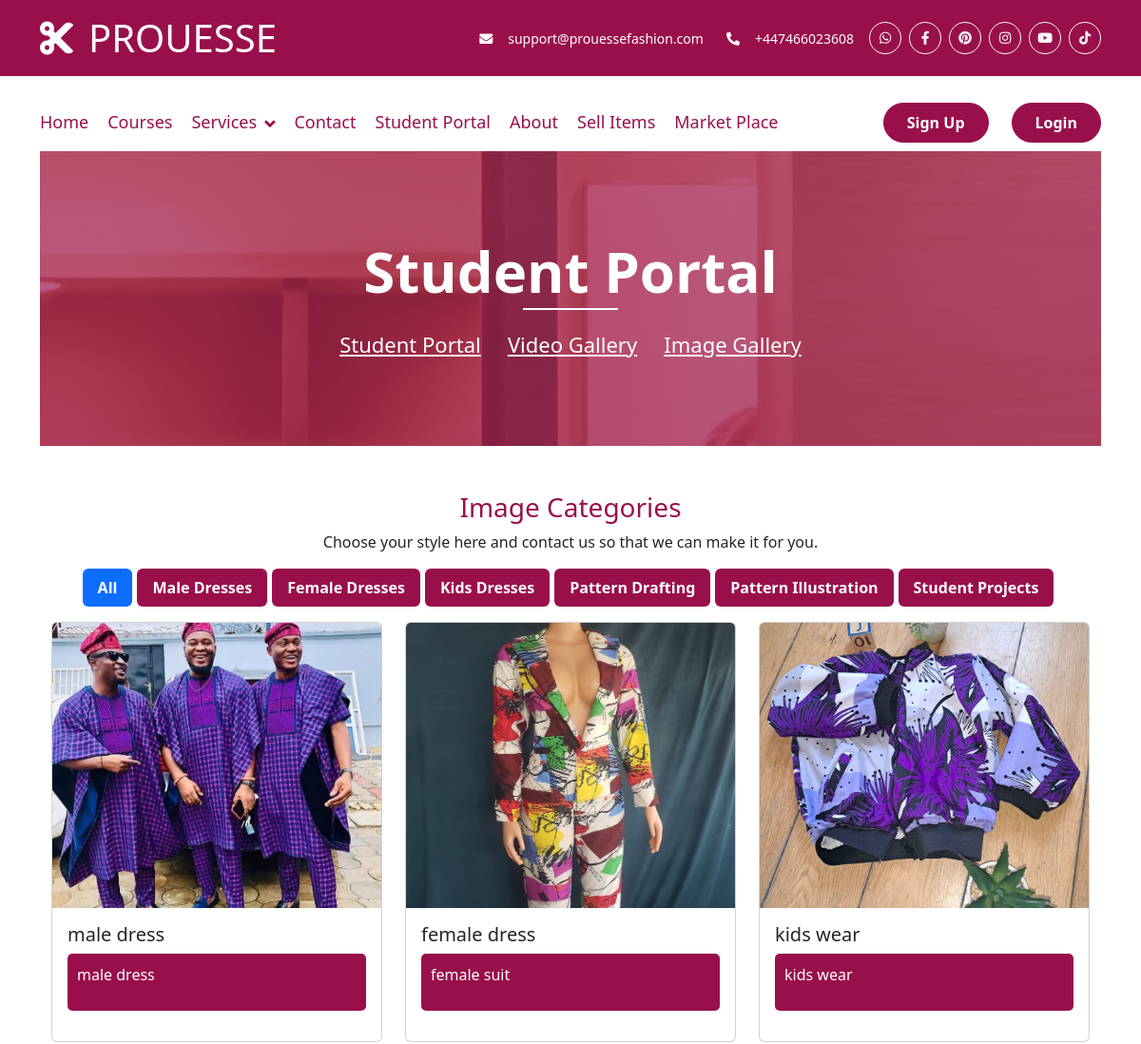
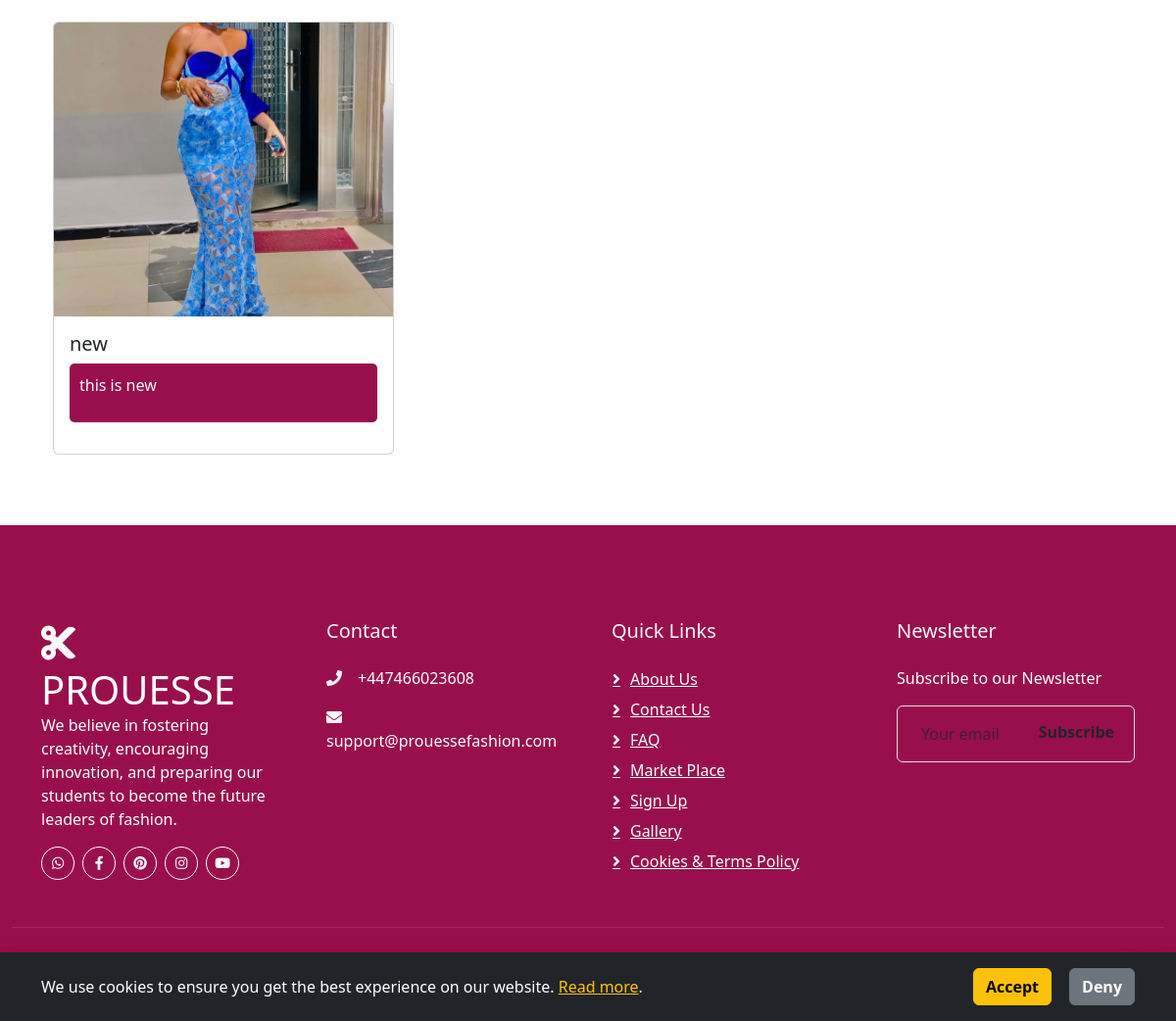
The app's page /gallery/image-gallery/ with its own data (2 pictures, top to bottom).
### gallery/models.py (models this page shows, shortened)
class Category(models.Model):
    name = models.CharField(max_length=100)

class Image(models.Model):
    title = models.CharField(max_length=200)
    image = models.ImageField(upload_to='images/')
    description = models.TextField()
    category = models.ForeignKey(Category, related_name='images', on_delete=models.CASCADE)
    created_at = models.DateTimeField(auto_now_add=True)

### gallery/views.py (the view)
# urls.py: path('image-gallery/', views.image_gallery, name='image_gallery'),
def image_gallery(request):
    categories = Category.objects.all()
    images = Image.objects.all()
    return render(request, 'gallery/image_gallery.html', {'categories': categories, 'images': images})

### gallery/templates/gallery/image_gallery.html (shortened to what this page needs)
{% extends "core/base.html" %}
{% load static %}
{% block content %}
<div class="page-header">
    <div class="container">
        <div class="row">
            <div class="col-12">
                <h2>Student Portal</h2>
            </div>
            <div class="col-12">
                <a href="{% url 'core:student_portal' %}">Student Portal</a>
                <a href="{% url 'gallery:gallery' %}">Video Gallery</a>
                <a href="{% url 'gallery:image_gallery' %}">Image Gallery</a>
            </div>
        </div>
    </div>
</div>
<div class="container mt-5">
    <h3 class="text-center text-custom">Image Categories</h3>
    <p class="text-center">Choose your style here and contact us so that we can make it for you.</p>
    <ul id="category-tabs" class="nav nav-pills mb-3 justify-content-center">
        <li class="nav-item">
            <a class="nav-link active btn btn-sm custom-btn-color" data-toggle="tab" href="#all">All</a>
        </li>
        {% for category in categories %}
        <li class="nav-item">
            <a class="nav-link btn btn-sm custom-btn-color" data-toggle="tab" href="#category{{ category.id }}">{{ category.name }}</a>
        </li>
        {% endfor %}
    </ul>
    <div class="tab-content">
        <div id="all" class="tab-pane fade show active">
            <div class="row">
                {% for image in images %}
                <div class="col-lg-4 col-md-6 mb-4">
                    <div class="card h-100">
                        <div class="image-container">
                            <img src="{{ image.image.url }}" class="card-img-top img-fluid" alt="{{ image.title }}">
                        </div>
                        <div class="card-body">
                            <h5 class="card-title">{{ image.title }}</h5>
                            <p style="height: 60px; overflow: hidden; background-color: #990f4b; color: white; padding: 10px; border-radius: 5px;" class="card-text">{{ image.description }}</p>
                        </div>
                    </div>
                </div>
                {% endfor %}
            </div>
        </div>
    </div>
</div>
{% endblock %}

### core/templates/core/base.html (shortened to what this page needs)
<!doctype html>
{% load static %}
<html lang="en">
<head>
  <link rel="stylesheet" href="https://cdnjs.cloudflare.com/ajax/libs/font-awesome/4.7.0/css/font-awesome.min.css">
  <link rel="stylesheet" href="https://use.fontawesome.com/releases/v5.15.4/css/all.css"/>
  <link href="https://cdn.jsdelivr.net/npm/tailwindcss@2.2.19/dist/tailwind.min.css" rel="stylesheet">
  <link rel="stylesheet" href="/static/css/bootstrap.min.css">
  <link rel="stylesheet" href="/static/css/boxicons.min.css">
  <link rel="stylesheet" href="/static/css/owl.carousel.min.css">
  <link rel="stylesheet" href="/static/css/owl.theme.default.min.css">
<link rel="stylesheet" type="text/css" href="{% static 'css/custom_admin.css' %}">
  <link rel="stylesheet" href="/static/css/icons.css">
  <link rel="stylesheet" href="/static/css/style.css">
</head>
<body data-bs-spy="scroll" data-bs-target=".navbar">
  {% include 'core/navbar.html' %}
  <div class="container content-container">
    {% block content %}
    {% endblock %}
  </div>
  <div class="container-fluid bg footer mt-5 pt-5 wow fadeIn" data-wow-delay="0.1s">
    <div class="container py-5">
      <div class="row g-5">
        <div class="col-lg-3 col-md-6">
          <h1 class="m-0"><i class="fa fa-scissors me-3"></i>PROUESSE</h1>
          <p>We believe in fostering creativity, encouraging innovation, and preparing our students to become the future leaders of fashion.</p>
          <div class="col-auto">
            <div class="row gx-0">
              <a class="btn btn-sm btn-outline-light btn-sm-square rounded-circle me-2" href=""><i class="fab fa-whatsapp fw-normal"></i></a>
              <a class="btn btn-sm btn-outline-light btn-sm-square rounded-circle me-2" href=""><i class="fab fa-facebook-f fw-normal"></i></a>
              <a class="btn btn-sm btn-outline-light btn-sm-square rounded-circle me-2" href=""><i class="fab fa-pinterest fw-normal"></i></a>
              <a class="btn btn-sm btn-outline-light btn-sm-square rounded-circle me-2" href=""><i class="fab fa-instagram fw-normal"></i></a>
              <a class="btn btn-sm btn-outline-light btn-sm-square" href=""><i class="fab fa-youtube fw-normal"></i></a>
            </div>
          </div>
        </div>
        <div class="col-lg-3 col-md-6">
          <h5 class="text-light mb-4">Contact</h5>
          <p><i class="fa fa-phone me-3"></i>+447466023608</p>
          <p><i class="fa fa-envelope me-3"></i>support@prouessefashion.com</p>
        </div>
        <div class="col-lg-3 col-md-6">
          <h5 class="text-light mb-4">Quick Links</h5>
          <a class="btn btn-link" href="{% url 'core:about' %}">About Us</a>
          <a class="btn btn-link" href="{% url 'core:contact' %}">Contact Us</a>
          <a class="btn btn-link" href="{% url 'core:faq' %}">FAQ</a>
          <a class="btn btn-link" href="{% url 'item:items' %}">Market Place</a>
          <a class="btn btn-link" href="{% url 'core:signup' %}">Sign Up</a>
          <a class="btn btn-link" href="{% url 'gallery:image_gallery' %}">Gallery</a>
          <a class="btn btn-link" href="{% url 'core:terms_and_conditions' %}">Cookies & Terms Policy</a>
        </div>
        <div class="col-lg-3 col-md-6">
          <h5 class="text-light mb-4">Newsletter</h5>
          <p>Subscribe to our Newsletter</p>
          <div class="position-relative mx-auto" style="max-width: 400px">
            <input class="form-control bg-transparent w-100 py-3 ps-4 pe-5" type="text" placeholder="Your email"/>
            <button type="button" class="btn btn-brand position-absolute top-0 end-0 mt-2 me-2">Subscribe</button>
          </div>
        </div>
      </div>
    </div>
    <div class="container-fluid copyright">
      <div class="container">
        <div class="row">
          <div class="col-md-6 text-center text-md-start mb-3 mb-md-0">
            &copy; <a href="#">PROUESSE</a>, All Right Reserved.
          </div>
          <div class="col-md-6 text-center text-md-end">
            Designed By <a href="https://cipherknights.biz">Cipher Knights</a>
            <br />Contact us at: <a href="mailto:support@cipherKnights.com" class="email-link">support@cipherKnights.com</a>
          </div>
        </div>
      </div>
    </div>
  </div>
<div id="cookie-consent-banner" class="bg-dark text-white p-3 fixed-bottom">
  <div class="container d-flex justify-content-between align-items-center">
      <p class="mb-0">We use cookies to ensure you get the best experience on our website.
          <a href="{% url 'core:cookies' %}" id="read-more" class="text-warning">Read more</a>.
      </p>
      <div class="cookie-buttons">
          <button id="accept-cookies" onclick="acceptCookies()" class="btn btn-warning me-2">Accept</button>
          <button id="deny-cookies" onclick="denyCookies()" class="btn btn-secondary">Deny</button>
      </div>
  </div>
</div>
  <a href="#" class="btn btn-primary btn-primary-outline-0 btn-md-square back-to-top"></a>
</body>
</html>

### core/templates/core/navbar.html (shortened to what this page needs)
{% load static %}
{% block content %}
{% load static %}
<div class="container-fluid bg-primary text-white d-none d-lg-flex" style="margin-bottom: 20px;">
    <div class="container py-3">
        <div class="d-flex align-items-center">
            <a href="{% url 'core:index' %}" style="text-decoration: none; color: white;">
                <h1 class="m-0" style="color: inherit;">
                    <i class="fa fa-scissors me-3" style="color: inherit;"></i>PROUESSE
                </h1>
            </a>
            <div class="ms-auto d-flex align-items-center">
                <small class="ms-4"><i class="fa fa-envelope me-3"></i>support@prouessefashion.com</small>
                <small class="ms-4"><i class="fa fa-phone-alt me-3"></i>+447466023608</small>
                <div class="ms-3 d-flex">
                    <a class="btn btn-sm btn-outline-light btn-sm-square rounded-circle me-2" href=""><i class="fab fa-whatsapp fw-normal"></i></a>
                    <a class="btn btn-sm btn-outline-light btn-sm-square rounded-circle me-2" href=""><i class="fab fa-facebook-f fw-normal"></i></a>
                    <a class="btn btn-sm btn-outline-light btn-sm-square rounded-circle me-2" href=""><i class="fab fa-pinterest fw-normal"></i></a>
                    <a class="btn btn-sm btn-outline-light btn-sm-square rounded-circle me-2" href=""><i class="fab fa-instagram fw-normal"></i></a>
                    <a class="btn btn-sm btn-outline-light btn-sm-square rounded-circle me-2" href=""><i class="fab fa-youtube fw-normal"></i></a>
                    <a class="btn btn-sm btn-outline-light btn-sm-square" href=""><i class="fab fa-tiktok fw-normal"></i></a>
                </div>
            </div>
        </div>
    </div>
</div>
<div class="container-fluid bg-white sticky-top">
    <div class="container">
        <nav class="navbar navbar-expand-lg bg-white navbar-light p-lg-0">
            <div class="collapse navbar-collapse" id="navbarCollapse">
                <div class="navbar-nav">
                    <a href="{% url 'core:index' %}" class="nav-item nav-link {% if request.path == '/' %}active{% endif %}">Home</a>
                    <a href="{% url 'core:courses' %}" class="nav-item nav-link {% if request.path == '/courses/' %}active{% endif %}">Courses</a>
                    <div class="nav-item dropdown">
                        <a href="#" class="nav-link dropdown-toggle" data-bs-toggle="dropdown">Services</a>
                    </div>
                    <a href="{% url 'core:contact' %}" class="nav-item nav-link {% if request.path == '/contact/' %}active{% endif %}">Contact</a>
                    <a href="{% url 'core:student_portal' %}" class="nav-item nav-link {% if request.path == '/student_portal/' %}active{% endif %}">Student Portal</a>
                    <a href="{% url 'core:about' %}" class="nav-item nav-link {% if request.path == '/about/' %}active{% endif %}">About</a>
                    <a href="{% url 'item:new' %}" class="nav-item nav-link {% if request.path == '/item/new/' %}active{% endif %}">Sell Items</a>
                    <a href="{% url 'item:items' %}" class="nav-item nav-link {% if request.path == '/item/items/' %}active{% endif %}">Market Place</a>
                </div>
                <div class="ms-auto d-lg-flex align-items-center">
                    {% if request.user.is_authenticated %}
                        {% if messages %}
                            {% for message in messages %}
                                {% if message.tags == 'logout' %}
                                    <div class="alert alert-info alert-dismissible fade show mt-3" role="alert">
                                        {{ message }}
                                        <button type="button" class="btn-close" data-bs-dismiss="alert" aria-label="Close"></button>
                                    </div>
                                {% endif %}
                            {% endfor %}
                        {% endif %}
                        <a href="{% url 'conversation:inbox' %}" class="btn btn-primary rounded-pill py-2 px-4 ms-lg-2">
                            <i class="fa fa-envelope"></i>
                        </a>
                        <div class="nav-item dropdown ms-2">
                            <a href="#" class="btn btn-primary rounded-pill py-2 px-4 nav-link dropdown-toggle" data-bs-toggle="dropdown" style="color: white;">
                                <i class="fa fa-user"></i>
                            </a>
                            <div class="dropdown-menu m-0" aria-labelledby="navbarDropdown">
                                <a href="{% url 'core:profile' %}" class="dropdown-item">Profile</a>
                                <a href="{% url 'dashboard:index' %}" class="dropdown-item">Dashboard</a>
                                <a href="{% url 'core:update_user' %}" class="dropdown-item">Update Account</a>
                                <a href="{% url 'item:my_orders' %}" class="dropdown-item">My Orders</a>
                                <div class="dropdown-divider"></div>
                                <a href="{% url 'core:delete_account' %}" class="dropdown-item text-danger">Delete Account</a>
                                <div class="dropdown-divider"></div>
                                <a href="{% url 'core:logout' %}" class="dropdown-item">Logout</a>
                            </div>
                        </div>
                        <!--                        <div class="cart-wrapper ms-3">
                                <i class="fa fa-shopping-cart cart-icon"></i> Cart
                                <span class="badge bg-dark text-warning ms-1 rounded-pill" id="car_quantity">{{ request.user.cart.items.count }}</span>
                            </a>
                        </div>-->
                        {% if messages %}
                            {% for message in messages %}
                                {% if message.tags == 'login' %}
                                    <div class="alert alert-success alert-dismissible fade show mt-3" role="alert">
                                        {{ message }}
                                        <button type="button" class="btn-close" data-bs-dismiss="alert" aria-label="Close"></button>
                                    </div>
                                {% endif %}
                            {% endfor %}
                        {% endif %}
                    {% else %}
                        <a href="{% url 'core:signup' %}" class="btn btn-primary rounded-pill py-2 px-4 ms-lg-4">Sign Up</a>
                        <a href="{% url 'core:login' %}" class="btn btn-primary rounded-pill py-2 px-4 ms-lg-4">Login</a>
                    {% endif %}
                </div>
            </div>
        </nav>
    </div>
</div>
{% endblock %}

### records on screen
Category: name "Male Dresses"
Category: name "Female Dresses"
Category: name "Kids Dresses"
Category: name "Pattern Drafting"
Category: name "Pattern Illustration"
Category: name "Student Projects"
Image: image (picture), title "male dress", description "male dress"
Image: image (picture), title "female dress", description "female suit"
Image: image (picture), title "kids wear", description "kids wear"
Image: image (picture), title "new", description "this is new"
